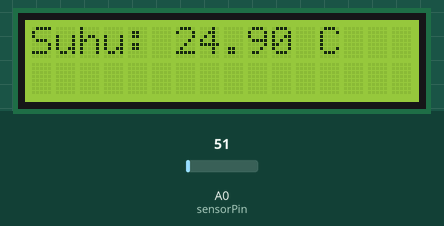
Simulated run of this sketch. Board: Arduino Uno, built with avr-gcc and run on an emulated ATmega328P. Shown: 16×2 character LCD. Inputs (shaded band) come from the test bench; at power-on: A0 (sensorPin) = 51. What the sketch prints to the serial monitor is not drawn.

Above: at 1.2 s.
1.3 s: A0 (sensorPin) set to 61
At 3.2 s:
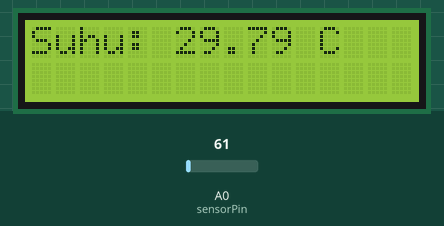
3.5 s: A0 (sensorPin) set to 71
At 5.0 s:
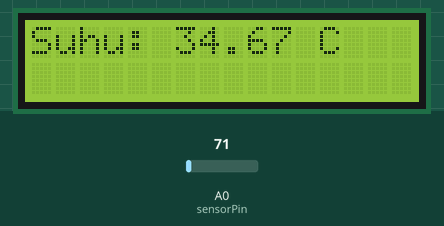
5.5 s: A0 (sensorPin) set to 86
At 6.9 s:
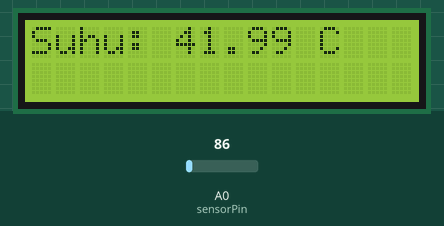
Timing chart, 0 to 8.5 s (numbered marks = the images above; inputs shaded):
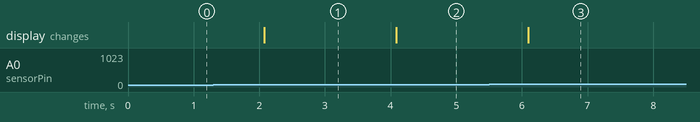

The sketch:

mainuas.ino
```cpp
#include <LiquidCrystal.h>

// Inisialisasi pin untuk LCD
LiquidCrystal lcd(7, 8, 9, 10, 11, 12);

int sensorPin = A0;  // Pin analog dimana LM35 terhubung
float temperature = 0;  // Variabel untuk menyimpan nilai suhu

void setup() {
  lcd.begin(16, 2);  // Inisialisasi layar LCD 16x2
  Serial.begin(9600);  // Inisialisasi komunikasi serial dengan baud rate 9600
}

void loop() {
  int sensorValue = analogRead(sensorPin);  // Membaca nilai analog dari sensor LM35
  temperature = (sensorValue * 5.0 * 100.0) / 1024.0;  // Konversi nilai analog ke suhu (Celcius)

  lcd.clear();
  lcd.print("Suhu: ");
  lcd.print(temperature);  // Menampilkan suhu pada LCD
  lcd.print(" C");

  Serial.println(temperature);  // Mengirim nilai suhu melalui serial
  delay(1000);  // Delay 1 detik
}
```

Measured:
- after the input at 1.3 s, the display: changes after 0.78 s (image 1)
- after the input at 3.5 s, the display: changes after 0.59 s (image 2)
- after the input at 5.5 s, the display: changes after 0.60 s (image 3)
